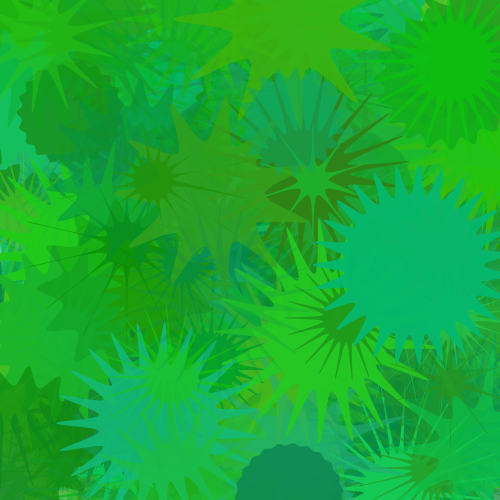
Frame 1 (no input)
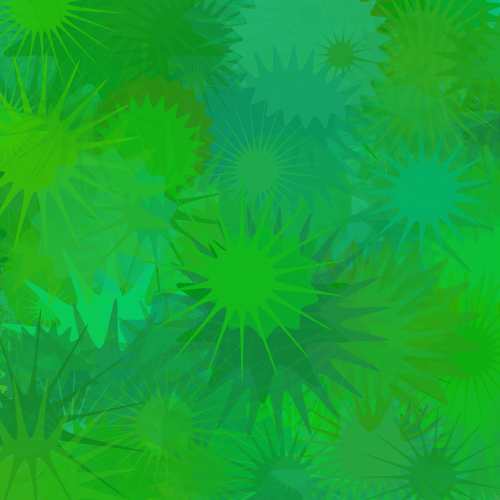
Frame 2 (the mouse pressed at the canvas centre, redrawn once)

The Processing sketch that drew these frames (run headless with seeded random() and noise(); the mouse was pressed at the canvas centre and the sketch redrawn once):

// Processing sketch: sample09_06
// ── sample09_06.pde
void setup() {
  colorMode(HSB, 360, 100, 100);
  size(500, 500);
  noLoop();
  noStroke();
}

void draw() {
  for (int i=0; i<500; i++) {
    fill(random(100, 160), random(80, 100), random(50, 80), random(255)); 
    flower(random(500), random(500), random(10, 70), random(50, 120), int(random(10, 30)));
  }
}

void flower(float x, float y, float radius1, float radius2, int n) {
  float angle = TWO_PI / n;
  beginShape();
  for (float a = 0; a <= TWO_PI + angle; a += angle) {
    float sx = x + cos(a) * radius1;
    float sy = y + sin(a) * radius1;
    curveVertex(sx, sy);
    sx = x + cos(a+angle/2.0) * radius2;
    sy = y + sin(a+ angle/2.0) * radius2;
    curveVertex(sx, sy);
  }
  endShape(CLOSE);
}
